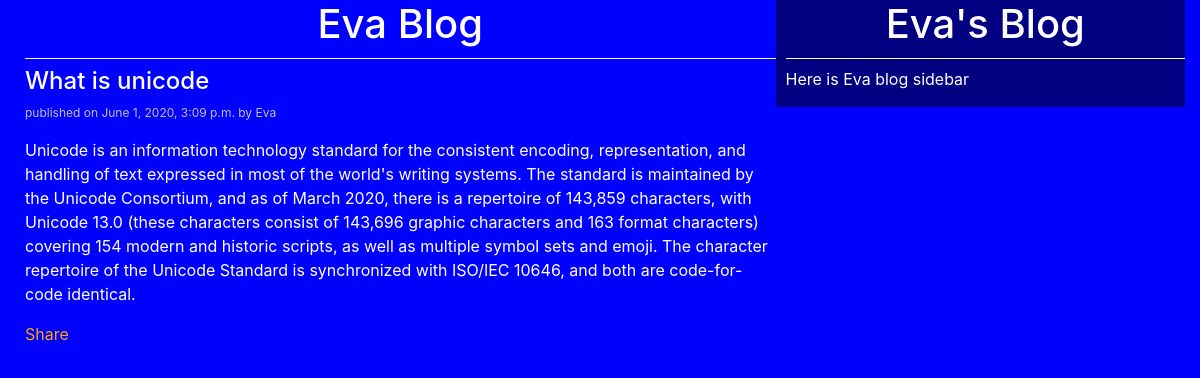
Screenshot of /2020/06/01/what-unicode/ with the database file from the repository.
### myapp/models.py (models this page shows, shortened)
class Post(models.Model):
    STATUS_CHOICES=(
    ('draft','Druft'),
    ('published','Published')
    )
    title = models.CharField(max_length=256)
    slug=models.SlugField(max_length=256, unique_for_date='publish')
    author=models.ForeignKey(User,related_name='blog_posts')
    body=models.TextField()
    publish=models.DateTimeField(default=timezone.now)
    created=models.DateTimeField(auto_now_add=True)
    updated=models.DateTimeField(auto_now=True)
    status=models.CharField(max_length=10,choices=STATUS_CHOICES,default='draft')
    objects = CustomManager
    class Meta:
        ordering = ('-publish',)

### myapp/views.py (the view)
# urls.py: url(r'^(?P<year>\d{4})/(?P<month>\d{2})/(?P<day>\d{2})/(?P<pp>[-\w]+)/$', views.post_detail_view,name='detail'),
def post_detail_view(request,year,month,day,pp):
    post_detail = get_object_or_404(Post,slug=pp,
                                    status='published',
                                    publish__year=year,publish__month=month,publish__day=day)
    return render(request,'myapp/post_detail.html',{'post_detail':post_detail})

### templates/myapp/post_detail.html (shortened to what this page needs)
<!doctype html>
{% extends "myapp/base.html" %}
    {% block content %}
      <h1>Eva Blog</h1>
          <h4>{{post_detail.title}}</h4>
          <p id='date'>published on {{post_detail.publish}} by {{post_detail.author|title}}</p>
          {{post_detail.body|linebreaks}}
          <a href="/{{post_detail.id}}/share/">Share</a>
    {% endblock content %}

### static/css/blog.css (style rules this page uses)
body { color: white; background: BLUE; }
h1 { text-align: center; border-bottom: 1px solid white; padding-bottom: 10px; }
#date { font-size: 12px; color: SILVER; }
a { color: orange; }

### rows the page displays
Post: title "What is unicode", publish "June 1, 2020, 3:09 p.m.", author "Eva", body "Unicode is an information technology standard for the consistent encoding, representation, and handling of text expressed in most of the world's writing systems. The standard is maintained by the Unicode Consortium, and as of March 2020, there is a repertoire of 143,859 characters, with Unicode 13.0 (these characters consist of 143,696 graphic characters and 163 format characters) covering 154 modern and historic scripts, as well as multiple symbol sets and emoji. The character repertoire of the Unicode Standard is synchronized with ISO/IEC 10646, and both are code-for-code identical."
